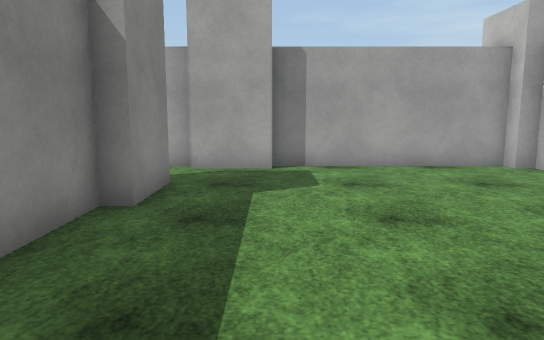
view 1 (above)

24 first-person views from a walk through a scene from a Unity 3-D project. The camera is 1.3 m above the floor, tilts 8° down and sees 70° across. The floor is counted in squares, 1 m on a side. Each view is taken from the middle of a square. On the plan, view 1 faces up. The plan holds only what a view shows up to about 16 squares ahead; the rest is blank. The place goes on beyond the plan. Surface patterns are stand-ins for the level's own textures.

view 2
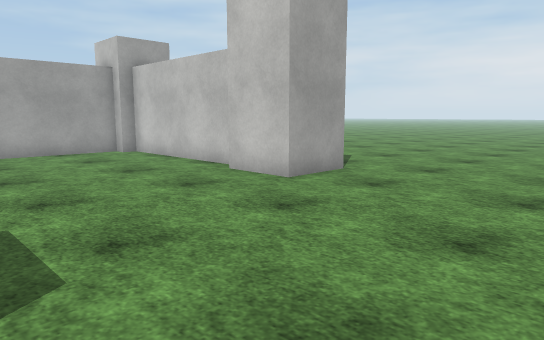

view 3
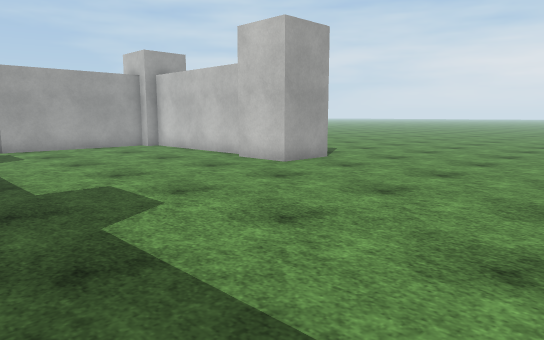

view 4
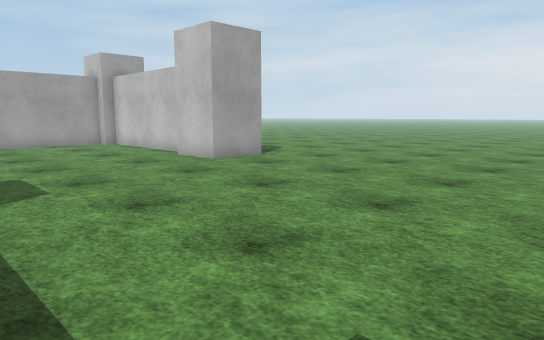

view 5
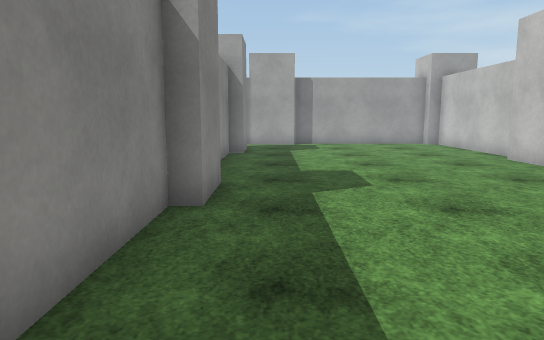

view 6
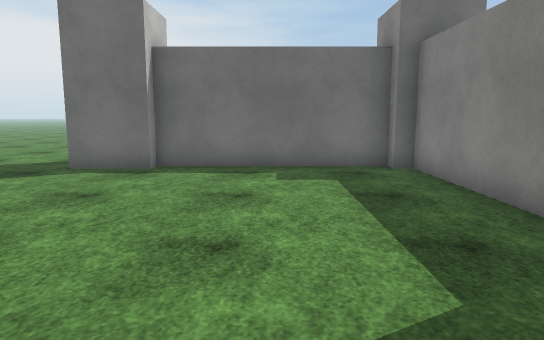

view 7
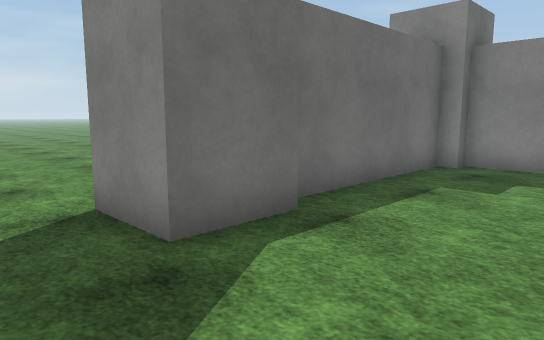

view 8
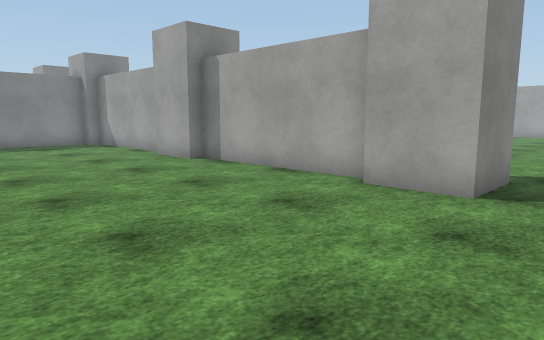

view 9
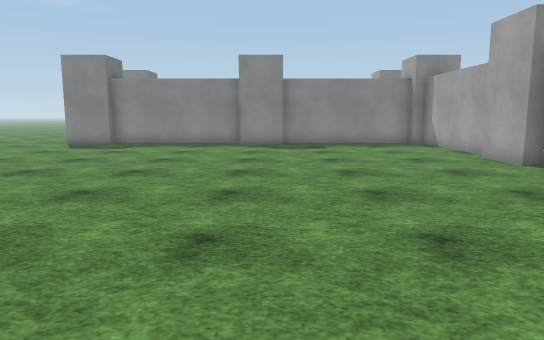

view 10
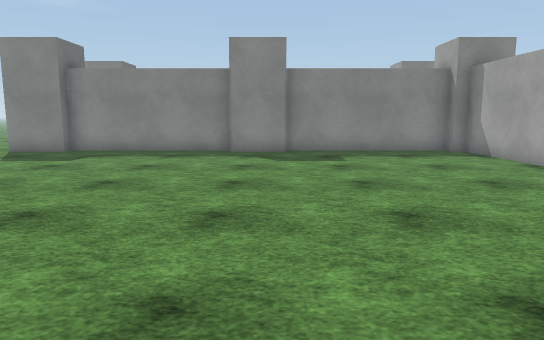

view 11
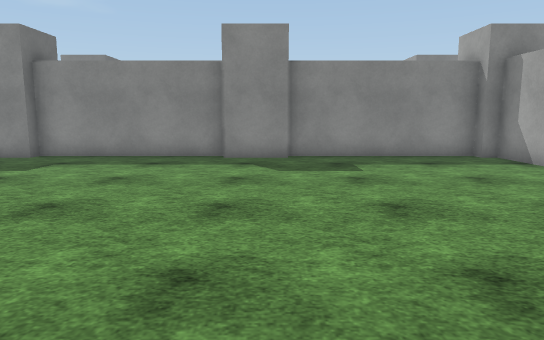

view 12
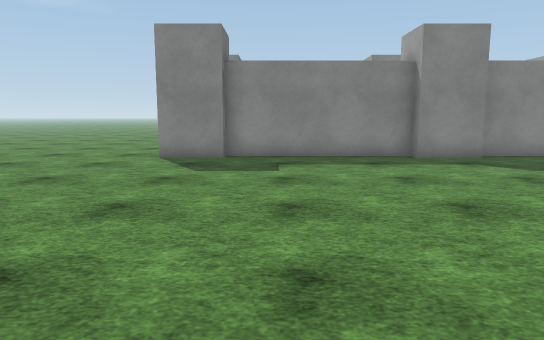

view 13
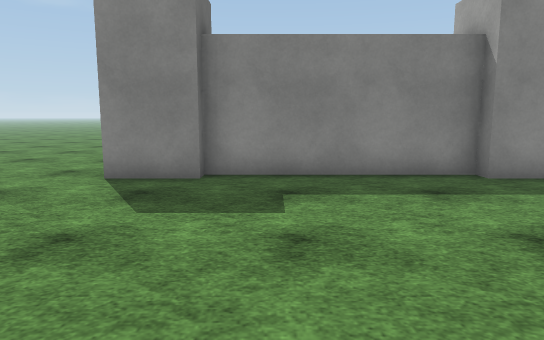

view 14
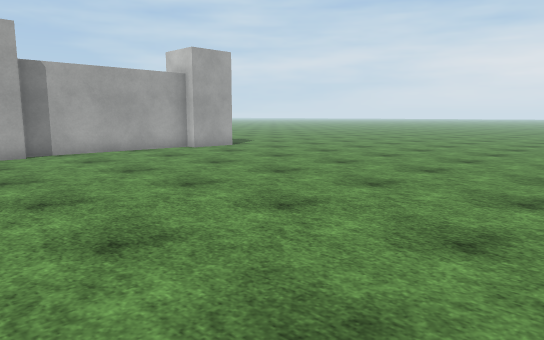

view 15
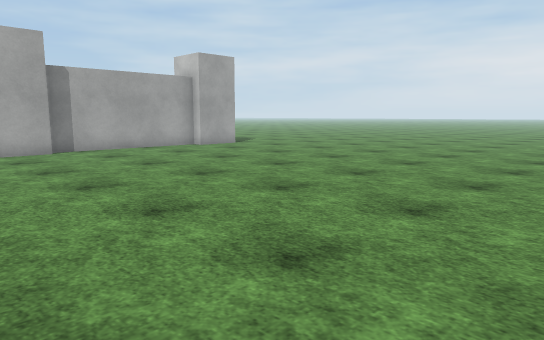

view 16
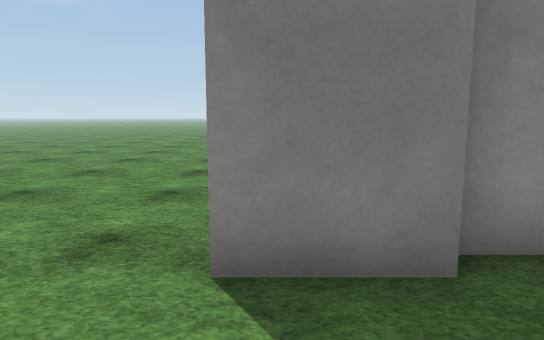

view 17
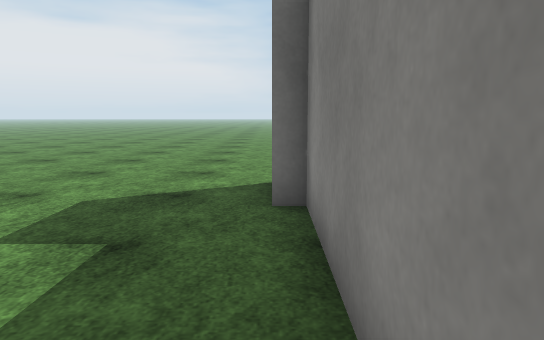

view 18
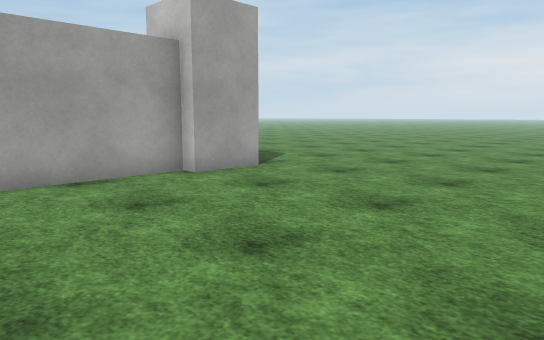

view 19
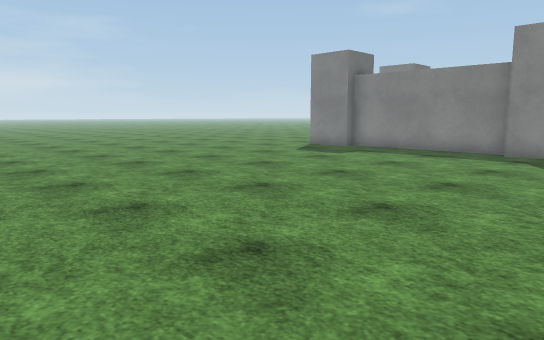

view 20
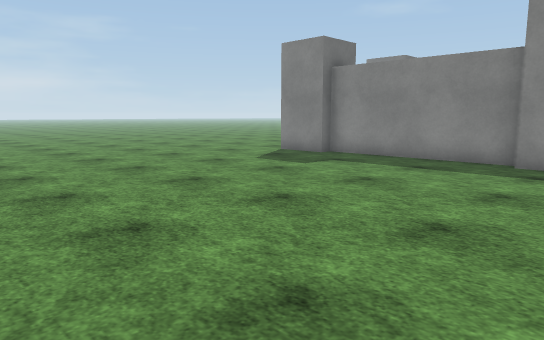

view 21
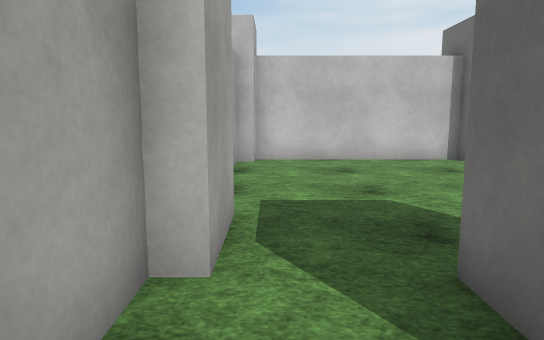

view 22
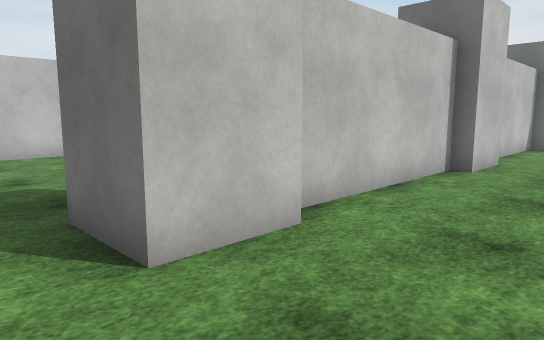

view 23
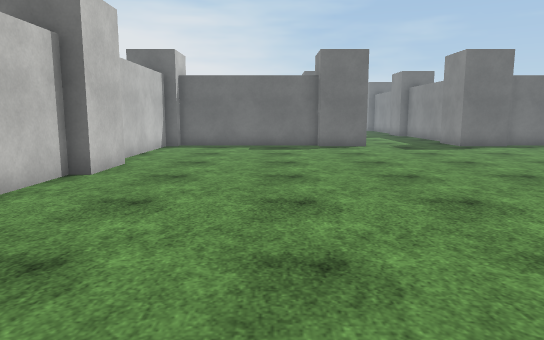

view 24
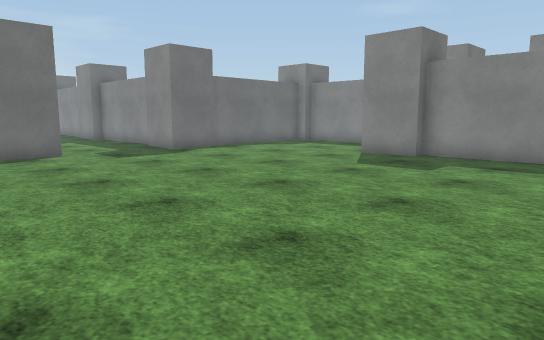

### Floor plan
Points are (right, up) in squares from view 1. A wall is a line through its corners. A room is listed if a view was taken in it or the views show most of it. See-through windows are left out.
Room 1 (views 1, 2, 3, 4, 5, 6, 7, 8, 9, 10, 11, 12, 13, 14, 15, 16, 17, 18, 19, 20, 21, 22, 23, 24)
walls: (-10.5, -10.5) (-10.5, -16.5); (-4.9, -10) (-9.5, -10); (-3.5, -8.4) (-3.5, -3.8); (-10.5, -18.5) (-10.5, -24.5); (-1.5, -9) (3.5, -9); (-2.5, -2.5) (-2.5, -8.5); (-3.5, -0.5) (-3.5, 5); (3.6, -10) (-1.6, -10); (-2.5, 5.5) (-2.5, 3.2); (-20.5, 2.9) (-20.5, -0.5); (6.5, 3.5) (6.5, 9.5); (-2, 10) (-3.8, 10); (5.5, 10) (0.4, 10)
objects: block (-26, -1) to (-24, -1); block (-22, -2) to (-20, -1); block (-18, -10) to (-16, -9); block (-12, -26) to (-10, -25); block (-12, -18) to (-10, -17); block (-12, -10) to (-10, -9); block (-4, -10) to (-2, -9); block (-4, -2) to (-2, -1); block (-4, 6) to (-2, 7); block (0, 10); block (4, -10) to (6, -9); block (6, 2) to (8, 3)

Where each view was taken, in squares from view 1:
view 1: 0 up, 0 right, facing up
view 2: 4 down, 0 right, facing up-right
view 3: 6 down, 2 left, facing up-right
view 4: 8 down, 1 left, facing up-right
view 5: 8 down, 1 left, facing up
view 6: 1 up, 1 right, facing down
view 7: 5 down, 8 right, facing down-left
view 8: 17 down, 8 right, facing up-left
view 9: 17 down, 8 right, facing left
view 10: 17 down, 4 right, facing left
view 11: 17 down, 2 right, facing left
view 12: 23 down, 2 right, facing left
view 13: 23 down, 2 left, facing left
view 14: 24 down, 5 left, facing up-right
view 15: 25 down, 6 left, facing up-right
view 16: 26 down, 7 left, facing left
view 17: 19 down, 10 left, facing down
view 18: 18 down, 1 left, facing up-right
view 19: 15 down, 4 right, facing down-left
view 20: 16 down, 1 right, facing down-left
view 21: 9 up, 5 left, facing right
view 22: 9 up, 7 left, facing down-right
view 23: 8 up, 8 left, facing down
view 24: 5 up, 8 left, facing down-left
